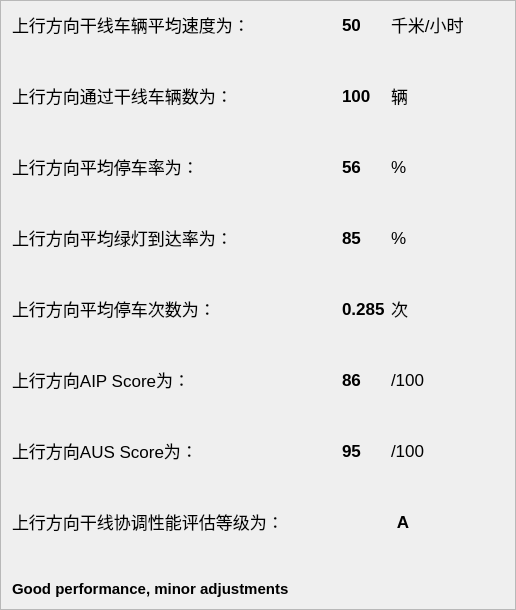
          <widget class="QFrame" name="frame_9">
           <property name="frameShape">
            <enum>QFrame::StyledPanel</enum>
           </property>
           <property name="frameShadow">
            <enum>QFrame::Raised</enum>
           </property>
           <layout class="QGridLayout" name="gridLayout">
            <item row="1" column="0">
             <spacer name="verticalSpacer_3">
              <property name="orientation">
               <enum>Qt::Vertical</enum>
              </property>
              <property name="sizeHint" stdset="0">
               <size>
                <width>20</width>
                <height>40</height>
               </size>
              </property>
             </spacer>
            </item>
            <item row="12" column="4">
             <widget class="QLabel" name="label_27">
              <property name="font">
               <font>
                <pointsize>13</pointsize>
               </font>
              </property>
              <property name="text">
               <string>/100</string>
              </property>
             </widget>
            </item>
            <item row="12" column="0">
             <widget class="QLabel" name="label_10">
              <property name="font">
               <font>
                <pointsize>13</pointsize>
               </font>
              </property>
              <property name="text">
               <string>上行方向AUS Score为：</string>
              </property>
             </widget>
            </item>
            <item row="14" column="3" colspan="2">
             <widget class="QLabel" name="inbound_performance_grade">
              <property name="font">
               <font>
                <pointsize>13</pointsize>
                <bold>true</bold>
               </font>
              </property>
              <property name="text">
               <string>A</string>
              </property>
              <property name="alignment">
               <set>Qt::AlignCenter</set>
              </property>
             </widget>
            </item>
            <item row="13" column="0">
             <spacer name="verticalSpacer_9">
              <property name="orientation">
               <enum>Qt::Vertical</enum>
              </property>
              <property name="sizeHint" stdset="0">
               <size>
                <width>20</width>
                <height>40</height>
               </size>
              </property>
             </spacer>
            </item>
            <item row="0" column="4">
             <widget class="QLabel" name="label_21">
              <property name="font">
               <font>
                <pointsize>13</pointsize>
               </font>
              </property>
              <property name="text">
               <string>千米/小时</string>
              </property>
             </widget>
            </item>
            <item row="10" column="4">
             <widget class="QLabel" name="label_26">
              <property name="font">
               <font>
                <pointsize>13</pointsize>
               </font>
              </property>
              <property name="text">
               <string>/100</string>
              </property>
             </widget>
            </item>
            <item row="8" column="3">
             <widget class="QLabel" name="inbound_stop_times">
              <property name="font">
               <font>
                <pointsize>13</pointsize>
                <bold>true</bold>
               </font>
              </property>
              <property name="text">
               <string>0.285</string>
              </property>
             </widget>
            </item>
            <item row="4" column="3">
             <widget class="QLabel" name="inbound_stop_ratio">
              <property name="font">
               <font>
                <pointsize>13</pointsize>
                <bold>true</bold>
               </font>
              </property>
              <property name="text">
               <string>56</string>
              </property>
             </widget>
            </item>
            <item row="5" column="0">
             <spacer name="verticalSpacer_5">
              <property name="orientation">
               <enum>Qt::Vertical</enum>
              </property>
              <property name="sizeHint" stdset="0">
               <size>
                <width>20</width>
                <height>40</height>
               </size>
              </property>
             </spacer>
            </item>
            <item row="8" column="0">
             <widget class="QLabel" name="label_8">
              <property name="font">
               <font>
                <pointsize>13</pointsize>
               </font>
              </property>
              <property name="text">
               <string>上行方向平均停车次数为：</string>
              </property>
             </widget>
            </item>
            <item row="2" column="4">
             <widget class="QLabel" name="label_22">
              <property name="font">
               <font>
                <pointsize>13</pointsize>
               </font>
              </property>
              <property name="text">
               <string>辆</string>
              </property>
             </widget>
            </item>
            <item row="10" column="0">
             <widget class="QLabel" name="label_9">
              <property name="font">
               <font>
                <pointsize>13</pointsize>
               </font>
              </property>
              <property name="text">
               <string>上行方向AIP Score为：</string>
              </property>
             </widget>
            </item>
            <item row="6" column="3">
             <widget class="QLabel" name="inbound_POG_3">
              <property name="font">
               <font>
                <pointsize>13</pointsize>
                <bold>true</bold>
               </font>
              </property>
              <property name="text">
               <string>85</string>
              </property>
             </widget>
            </item>
            <item row="0" column="3">
             <widget class="QLabel" name="inbound_ave_speed">
              <property name="font">
               <font>
                <pointsize>13</pointsize>
                <bold>true</bold>
               </font>
              </property>
              <property name="text">
               <string>50</string>
              </property>
             </widget>
            </item>
            <item row="15" column="0">
             <spacer name="verticalSpacer_10">
              <property name="orientation">
               <enum>Qt::Vertical</enum>
              </property>
              <property name="sizeHint" stdset="0">
               <size>
                <width>20</width>
                <height>40</height>
               </size>
              </property>
             </spacer>
            </item>
            <item row="2" column="0">
             <widget class="QLabel" name="label_5">
              <property name="font">
               <font>
                <pointsize>13</pointsize>
               </font>
              </property>
              <property name="text">
               <string>上行方向通过干线车辆数为：</string>
              </property>
             </widget>
            </item>
            <item row="14" column="0">
             <widget class="QLabel" name="label_11">
              <property name="font">
               <font>
                <pointsize>13</pointsize>
               </font>
              </property>
              <property name="text">
               <string>上行方向干线协调性能评估等级为：</string>
              </property>
             </widget>
            </item>
            <item row="7" column="0">
             <spacer name="verticalSpacer_6">
              <property name="orientation">
               <enum>Qt::Vertical</enum>
              </property>
              <property name="sizeHint" stdset="0">
               <size>
                <width>20</width>
                <height>40</height>
               </size>
              </property>
             </spacer>
            </item>
            <item row="11" column="0">
             <spacer name="verticalSpacer_8">
              <property name="orientation">
               <enum>Qt::Vertical</enum>
              </property>
              <property name="sizeHint" stdset="0">
               <size>
                <width>20</width>
                <height>40</height>
               </size>
              </property>
             </spacer>
            </item>
            <item row="8" column="4">
             <widget class="QLabel" name="label_25">
              <property name="font">
               <font>
                <pointsize>13</pointsize>
               </font>
              </property>
              <property name="text">
               <string>次</string>
              </property>
             </widget>
            </item>
            <item row="4" column="0">
             <widget class="QLabel" name="label_6">
              <property name="font">
               <font>
                <pointsize>13</pointsize>
               </font>
              </property>
              <property name="text">
               <string>上行方向平均停车率为：</string>
              </property>
             </widget>
            </item>
            <item row="12" column="3">
             <widget class="QLabel" name="inbound_AUS_score">
              <property name="font">
               <font>
                <pointsize>13</pointsize>
                <bold>true</bold>
               </font>
              </property>
              <property name="text">
               <string>95</string>
              </property>
             </widget>
            </item>
            <item row="10" column="3">
             <widget class="QLabel" name="inbound_AIP_score">
              <property name="font">
               <font>
                <pointsize>13</pointsize>
                <bold>true</bold>
               </font>
              </property>
              <property name="text">
               <string>86</string>
              </property>
             </widget>
            </item>
            <item row="2" column="3">
             <widget class="QLabel" name="inbound_through_veh">
              <property name="font">
               <font>
                <pointsize>13</pointsize>
                <bold>true</bold>
               </font>
              </property>
              <property name="text">
               <string>100</string>
              </property>
             </widget>
            </item>
            <item row="16" column="0" colspan="5">
             <widget class="QLabel" name="inbound_description">
              <property name="font">
               <font>
                <pointsize>11</pointsize>
                <bold>true</bold>
               </font>
              </property>
              <property name="text">
               <string>Good performance, minor adjustments</string>
              </property>
             </widget>
            </item>
            <item row="0" column="0">
             <widget class="QLabel" name="label_4">
              <property name="font">
               <font>
                <pointsize>13</pointsize>
               </font>
              </property>
              <property name="text">
               <string>上行方向干线车辆平均速度为：</string>
              </property>
             </widget>
            </item>
            <item row="4" column="4">
             <widget class="QLabel" name="label_23">
              <property name="font">
               <font>
                <pointsize>13</pointsize>
               </font>
              </property>
              <property name="text">
               <string>%</string>
              </property>
             </widget>
            </item>
            <item row="0" column="5">
             <spacer name="horizontalSpacer">
              <property name="orientation">
               <enum>Qt::Horizontal</enum>
              </property>
              <property name="sizeHint" stdset="0">
               <size>
                <width>40</width>
                <height>20</height>
               </size>
              </property>
             </spacer>
            </item>
            <item row="6" column="0">
             <widget class="QLabel" name="inbound_POG">
              <property name="font">
               <font>
                <pointsize>13</pointsize>
               </font>
              </property>
              <property name="text">
               <string>上行方向平均绿灯到达率为：</string>
              </property>
             </widget>
            </item>
            <item row="3" column="0">
             <spacer name="verticalSpacer_4">
              <property name="orientation">
               <enum>Qt::Vertical</enum>
              </property>
              <property name="sizeHint" stdset="0">
               <size>
                <width>20</width>
                <height>40</height>
               </size>
              </property>
             </spacer>
            </item>
            <item row="6" column="4">
             <widget class="QLabel" name="label_24">
              <property name="font">
               <font>
                <pointsize>13</pointsize>
               </font>
              </property>
              <property name="text">
               <string>%</string>
              </property>
             </widget>
            </item>
            <item row="9" column="0">
             <spacer name="verticalSpacer_7">
              <property name="orientation">
               <enum>Qt::Vertical</enum>
              </property>
              <property name="sizeHint" stdset="0">
               <size>
                <width>20</width>
                <height>40</height>
               </size>
              </property>
             </spacer>
            </item>
            <item row="0" column="2">
             <spacer name="horizontalSpacer_3">
              <property name="orientation">
               <enum>Qt::Horizontal</enum>
              </property>
              <property name="sizeHint" stdset="0">
               <size>
                <width>40</width>
                <height>20</height>
               </size>
              </property>
             </spacer>
            </item>
           </layout>
          </widget>
